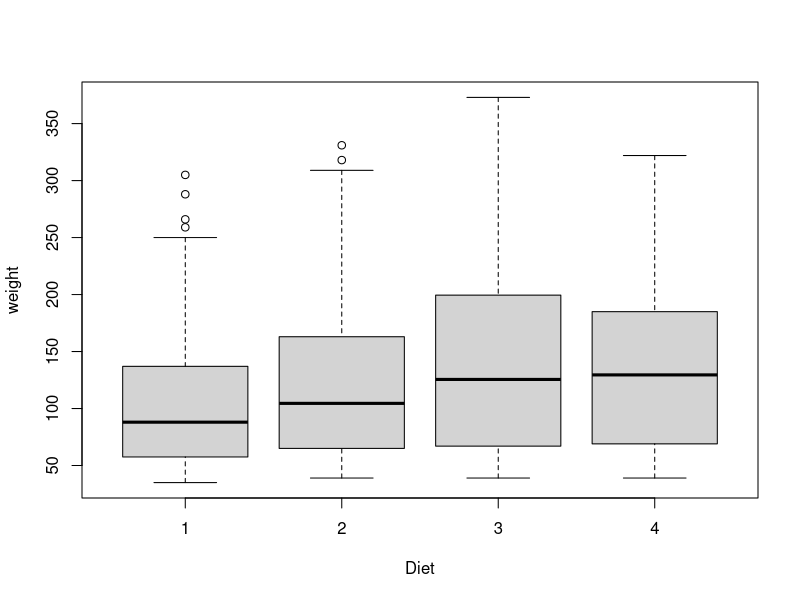

Write the R code that produced this figure.
## ---- chunk 1
library(tidyverse)
knitr::opts_chunk$set(echo = TRUE)
## ---- chunk 2
data("ChickWeight")
str(ChickWeight)
## ---- chunk 3
table(ChickWeight$Diet, ChickWeight$Chick)
## ---- chunk 4
ChickWeight[ChickWeight$Chick == 13, ]
## ---- chunk 5
aggregate(weight ~ Diet, data = ChickWeight, mean)
## ---- chunk 6
class(weight ~ Diet)
## ---- chunk 7
boxplot(weight ~ Diet, ChickWeight)
## ---- chunk 8
group_by(ChickWeight, Diet) %>%
  summarise(weight = mean(weight))
## ---- chunk 9
head(aggregate(weight ~ Diet + Time, data = ChickWeight, mean))
## ---- chunk 10
group_by(ChickWeight, Diet, Time) %>%
  summarise(weight = mean(weight)) %>%
  head()
## ---- chunk 11
aggregate(
  weight ~ Diet,
  data = ChickWeight,
  FUN = function(x) c(mean = mean(x), n = length(x))
)
## ---- chunk 12
group_by(ChickWeight, Diet) %>%
  summarise(
    weight.mean = mean(weight),
    weight.n = length(weight)
  )
## ---- chunk 13
chick_table <- table(ChickWeight$Chick)
my_keep <- as.integer(names(chick_table[chick_table == 12]))

aggregate(
  weight ~ Diet,
  data = subset(ChickWeight, Chick %in% my_keep),
  FUN = function(x) c(mean = mean(x), n = length(x))
)
## ---- chunk 14
ChickWeight %>%
  filter(Chick %in% my_keep) %>%
  group_by(Diet) %>%
  summarise(
    weight.mean = mean(weight),
    weight.n = length(weight)
  )
